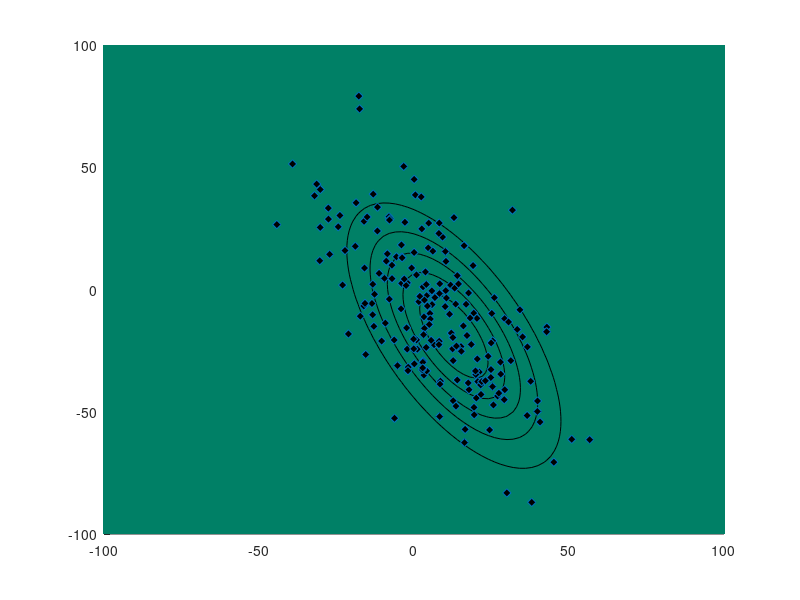

MATLAB code to generate this figure:
function P2_0516233
 N = 200;
 A = [10 8; -15 30]; d = [5 -10];
 X = randn(N,2) * A + repmat(d, N, 1);
 fn(X);
return;

function fn(X)
 m=mean(X); %compute the mean vector
 c=cov(X); %compute the covariance matrix
 N=size(X,1);
 p=zeros(N/2+1,N/2+1); %initialize p
 range=-N/2:2:N/2;
 r=-1*range;
 a=1;
 b=1;
 for jj = range
     for ii = range
         x=[ii,jj]-m; %create a dense 2-D grid of points
         p(a,b)=1/(sqrt((2*pi)^2*det(c)))*exp(-1/2*(x-m)*inv(c)*(x-m).'); %use the equation to compute p(x)
         b=b+1;
     end
     a=a+1;
     b=1;
 end
 axis([range(1) range(end) range(1) range(end)])
 hold on
 imagesc(range,range,p) %plot p(x) using contour
 colormap summer
 contour(range,range,p,5,'k') %plot p(x) using pseudo-color plots
 scatter(X(:,1),X(:,2),'dk','MarkerFaceColor','k') %show the original sample points
 hold off
return;
